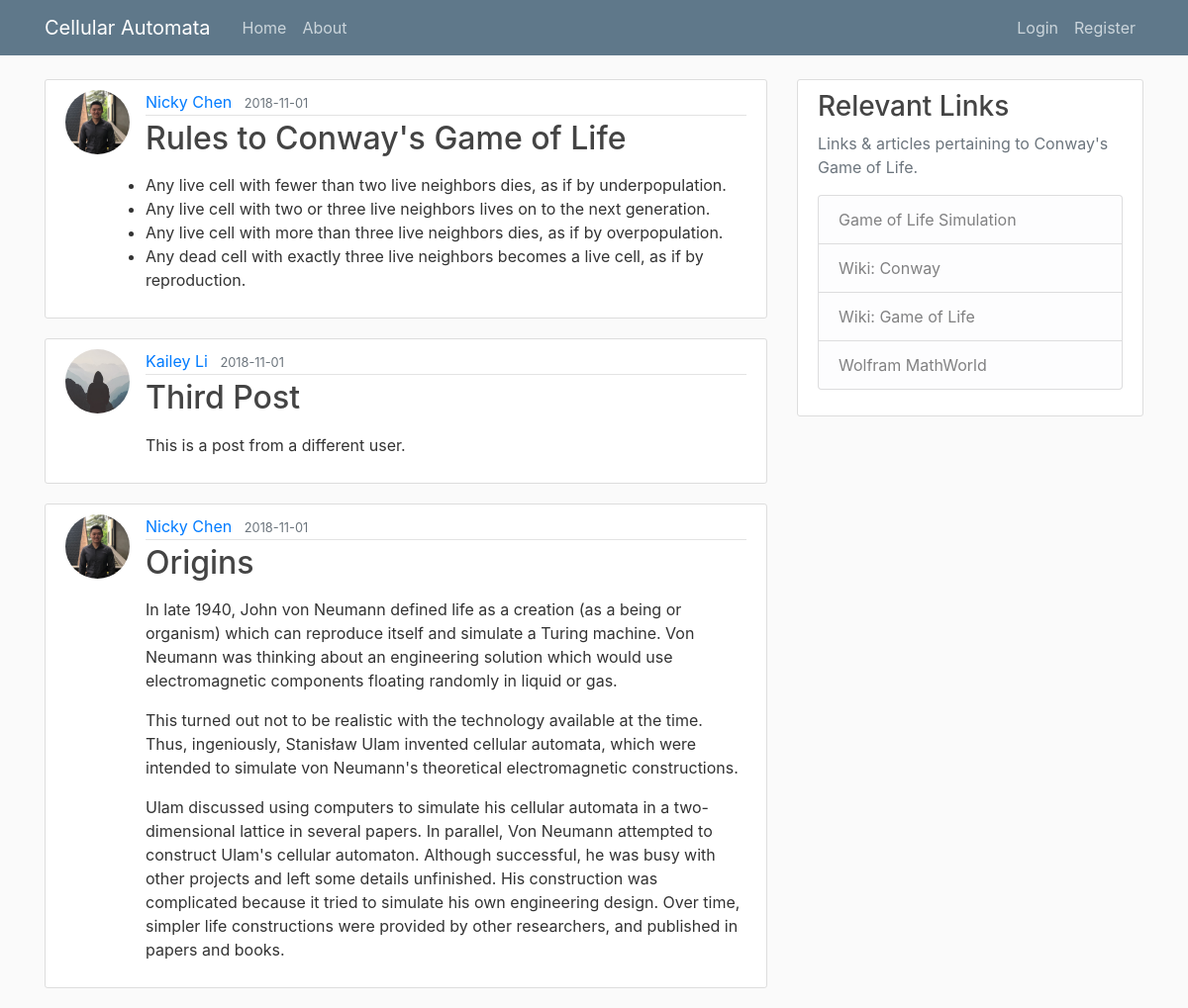
The page /home on the database its author committed.
### flaskblog/models.py (models this page shows, shortened)
class Post(db.Model):
    id = db.Column(db.Integer, primary_key=True)
    title = db.Column(db.String(100), nullable=False)
    date_posted = db.Column(db.DateTime, nullable=False,
                            default=datetime.utcnow)
    content = db.Column(db.Text, nullable=False)
    user_id = db.Column(db.Integer, db.ForeignKey('user.id'), nullable=False)

class User(db.Model, UserMixin):
    id = db.Column(db.Integer, primary_key=True)
    username = db.Column(db.String(20), unique=True, nullable=False)
    email = db.Column(db.String(120), unique=True, nullable=False)
    image_file = db.Column(db.String(20), nullable=False,
                           default='default.jpg')
    password = db.Column(db.String(60), nullable=False)
    posts = db.relationship('Post', backref='author', lazy=True)

### flaskblog/routes.py (the view)
@app.route("/")
@app.route("/home")
def home():
    posts = Post.query.all()
    return render_template('home.html', posts=posts)

### flaskblog/templates/home.html
{% extends "layout.html" %}
{%block content%}
{% for post in posts %}
<article class="media content-section">
    <img class="rounded-circle article-img" src="{{url_for('static', filename='profile_pics/' + post.author.image_file)}}">
    <div class="media-body">
        <div class="article-metadata">
            <a class="mr-2" href="#">{{ post.author.username }}</a>
            <small class="text-muted">{{ post.date_posted.strftime('%Y-%m-%d') }}</small>
        </div>
        <h2><a class="article-title" href="{{url_for('post', post_id=post.id)}}">{{ post.title }}</a></h2>
        <p class="article-content">{%filter markdown%}{{ post.content }}{% endfilter %}</p>
    </div>
</article>
{% endfor %}
{%endblock content%}

### flaskblog/templates/layout.html (shortened to what this page needs)
<!DOCTYPE html>
<html>
<head>
    <link rel="stylesheet" href="https://stackpath.bootstrapcdn.com/bootstrap/4.1.3/css/bootstrap.min.css"
>
    <link rel="stylesheet" type="text/css" href="{{url_for('static', filename='main.css')}}">
</head>
<body>
    <header class="site-header">
        <nav class="navbar navbar-expand-md navbar-dark bg-steel fixed-top">
            <div class="container">
                <a class="navbar-brand mr-4" href="/">Cellular Automata</a>
                <div class="collapse navbar-collapse" id="navbarToggle">
                    <div class="navbar-nav mr-auto">
                        <a class="nav-item nav-link" href="{{url_for('home')}}">Home</a>
                        <a class="nav-item nav-link" href="{{url_for('about')}}">About</a>
                    </div>
                    <div class="navbar-nav">
                        {% if current_user.is_authenticated %}
                        <a class="nav-item nav-link" href="{{url_for('new_post')}}">New Post</a>
                        <a class="nav-item nav-link" href="{{url_for('account')}}">Account</a>
                        <a class="nav-item nav-link" href="{{url_for('logout')}}">Logout</a>
                        {% else %}
                        <a class="nav-item nav-link" href="{{url_for('login')}}">Login</a>
                        <a class="nav-item nav-link" href="{{url_for('register')}}">Register</a>
                        {%endif%}
                    </div>
                </div>
            </div>
        </nav>
    </header>
    <main role="main" class="container">
        <div class="row">
            <div class="col-md-8">
                {% block content %}{% endblock %}
            </div>
            <div class="col-md-4">
                <div class="content-section">
                    <h3>Relevant Links</h3>
                    <p class='text-muted'>Links & articles pertaining to Conway's Game of Life.
                        <ul class="list-group">
                            <a class="list-group-item list-group-item-light" href="https://gameoflife-nicky.netlify.com/">Game
                                of Life Simulation</a>
                            <a class="list-group-item list-group-item-light" href="https://en.wikipedia.org/wiki/John_Horton_Conway">Wiki:
                                Conway</a>
                            <a class="list-group-item list-group-item-light" href="https://en.wikipedia.org/wiki/Conway%27s_Game_of_Life">Wiki:
                                Game of Life</a>
                            <a class="list-group-item list-group-item-light" href="http://mathworld.wolfram.com/GameofLife.html">Wolfram
                                MathWorld</a>
                        </ul>
                    </p>
                </div>
            </div>
        </div>
    </main>
</body>
</html>

### flaskblog/static/main.css (style rules this page uses)
body { background: #fafafa; color: #333333; margin-top: 5rem; }
h1, h2, h3, h4, h5, h6 { color: #444444; }
.bg-steel { background-color: #5f788a; }
.site-header .navbar-nav .nav-link { color: #cbd5db; }
.content-section { background: #ffffff; padding: 10px 20px; border: 1px solid #dddddd; border-radius: 3px; margin-bottom: 20px; }
.article-title { color: #444444; }
.article-content { white-space: pre-line; }
.article-img { height: 65px; width: 65px; margin-right: 16px; }
.article-metadata { padding-bottom: 1px; margin-bottom: 4px; border-bottom: 1px solid #e3e3e3; }
ul { padding-left: 0; }

### rows shown on the page
Post: image_file (picture), author.username "Nicky Chen", date_posted "2018-11-01", title "Rules to Conway's Game of Life", content "Any live cell with fewer than two live neighbors dies, as if by underpopulation. Any live cell with two or three live neighbors lives on to the next generation. Any live cell with more than three live neighbors dies, as if by overpopulation. Any dead cell with exactly three live neighbors becomes a live cell, as if by reproduction."
Post: image_file (placeholder picture), author.username "Kailey Li", date_posted "2018-11-01", title "Third Post", content "This is a post from a different user."
Post: image_file (picture), author.username "Nicky Chen", date_posted "2018-11-01", title "Origins", content "In late 1940, John von Neumann defined life as a creation (as a being or organism) which can reproduce itself and simulate a Turing machine. Von Neumann was thinking about an engineering solution which would use electromagnetic components floating randomly in liquid or gas. This turned out not to be realistic with the technology available at the time. Thus, ingeniously, Stanisław Ulam invented cellular automata, which were intended to simulate von Neumann's theoretical electromagnetic constructions. Ulam discussed using computers to simulate his cellular automata in a two-dimensional lattice in several papers. In parallel, Von Neumann attempted to construct Ulam's cellular automaton.…"
